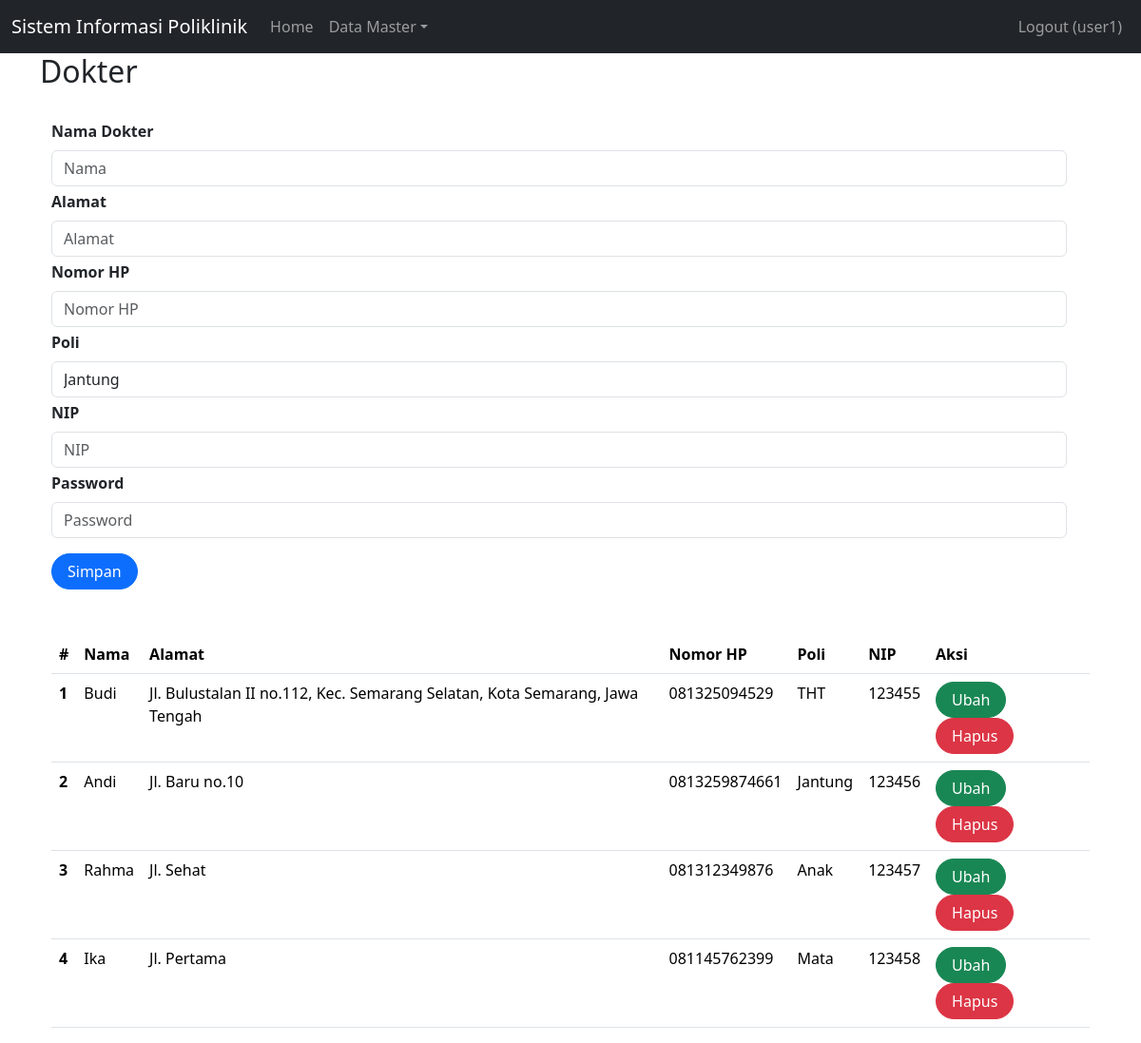
Page /index.php?page=dokter (signed in) on the committed database.
### tables this page shows
CREATE TABLE `dokter` (
  `id` int(11) NOT NULL,
  `nama` varchar(255) NOT NULL,
  `alamat` varchar(255) NOT NULL,
  `no_hp` varchar(50) NOT NULL,
  `id_poli` int(11) NOT NULL,
  `nip` varchar(255) NOT NULL,
  `password` varchar(50) NOT NULL
);

CREATE TABLE `poli` (
  `id` int(11) NOT NULL,
  `nama_poli` varchar(255) NOT NULL,
  `keterangan` text NOT NULL
);

### dokter.php (the view, shortened to what this page needs)
<h2>Dokter</h2>
<br>
<div class="container">
    <form class="form row" method="POST" action="" name="myForm" onsubmit="return(validate());">
        <?php
        $nama = '';
        $alamat = '';
        $no_hp = '';
        $id_poli = '';
        $nip = '';
        $password = '';
        ?>
        <div class="row">
            <label for="inputNama" class="form-label fw-bold">
                Nama Dokter
            </label>
            <div>
                <input type="text" class="form-control" name="nama" id="inputNama" placeholder="Nama" value="<?php echo $nama ?>">
            </div>
        </div>
        <div class="row mt-1">
            <label for="inputAlamat" class="form-label fw-bold">
                Alamat
            </label>
            <div>
                <input type="text" class="form-control" name="alamat" id="inputAlamat" placeholder="Alamat" value="<?php echo $alamat ?>">
            </div>
        </div>
        <div class="row mt-1">
            <label for="inputNoHP" class="form-label fw-bold">
                Nomor HP
            </label>
            <div>
                <input type="text" class="form-control" name="no_hp" id="inputNoHP" placeholder="Nomor HP" value="<?php echo $no_hp ?>">
            </div>
        </div>
        <div class="row mt-1">
            <label for="inputPoli" class="form-label fw-bold">
                Poli
            </label>
            <div>
                <select class="form-control" name="id_poli" id="inputPoli">
                    <?php
                    $result_poli = mysqli_query($mysqli, "SELECT * FROM poli");
                    while ($data_poli = mysqli_fetch_array($result_poli)) {
                        $selected = ($id_poli == $data_poli['id']) ? 'selected' : '';
                        echo "<option value='" . $data_poli['id'] . "' $selected>" . $data_poli['nama_poli'] . "</option>";
                    }
                    ?>
                </select>
            </div>
        </div>
        <div class="row mt-1">
            <label for="inputNIP" class="form-label fw-bold">
                NIP
            </label>
            <div>
                <input type="text" class="form-control" name="nip" id="inputNIP" placeholder="NIP" value="<?php echo $nip ?>">
            </div>
        </div>
        <div class="row mt-1">
            <label for="inputPassword" class="form-label fw-bold">
                Password
            </label>
            <div>
                <input type="password" class="form-control" name="password" id="inputPassword" placeholder="Password" value="<?php echo $password ?>">
            </div>
        </div>
        <div class="row mt-3">
            <div class=col>
                <button type="submit" class="btn btn-primary rounded-pill px-3 mt-auto" name="simpan">Simpan</button>
            </div>
        </div>
    </form>
    <br>
    <br>
    <table class="table table-hover">
        <thead>
            <tr>
                <th scope="col">#</th>
                <th scope="col">Nama</th>
                <th scope="col">Alamat</th>
                <th scope="col">Nomor HP</th>
                <th scope="col">Poli</th>
                <th scope="col">NIP</th>
                <th scope="col">Aksi</th>
            </tr>
        </thead>
        <tbody>
            <?php
            $result = mysqli_query($mysqli, "SELECT dokter.*, poli.nama_poli FROM dokter JOIN poli ON dokter.id_poli = poli.id");
            $no = 1;
            while ($data = mysqli_fetch_array($result)) {
            ?>
                <tr>
                    <th scope="row"><?php echo $no++ ?></th>
                    <td><?php echo $data['nama'] ?></td>
                    <td><?php echo $data['alamat'] ?></td>
                    <td><?php echo $data['no_hp'] ?></td>
                    <td><?php echo $data['nama_poli'] ?></td>
                    <td><?php echo $data['nip'] ?></td>
                    <td>
                        <a class="btn btn-success rounded-pill px-3" href="index.php?page=dokter&id=<?php echo $data['id'] ?>">Ubah</a>
                        <a class="btn btn-danger rounded-pill px-3" href="index.php?page=dokter&id=<?php echo $data['id'] ?>&aksi=hapus">Hapus</a>
                    </td>
                </tr>
            <?php
            }
            ?>
        </tbody>
    </table>
</div>

### index.php (shortened to what this page needs)
<!doctype html>
<html lang="en">
<head>
    <link href="https://cdn.jsdelivr.net/npm/bootstrap@5.3.2/dist/css/bootstrap.min.css" rel="stylesheet">
</head>
<body>
    <nav class="navbar navbar-expand-lg navbar-dark bg-dark">
        <div class="container-fluid">
            <a class="navbar-brand" href="#">Sistem Informasi Poliklinik</a>
            <div class="collapse navbar-collapse" id="navbarNavDropdown">
                <ul class="navbar-nav">
                    <li class="nav-item">
                        <a class="nav-link" aria-current="page" href="index.php">Home</a>
                    </li>
                    <?php
                    if (isset($_SESSION['username'])) {
                    ?>
                        <li class="nav-item dropdown">
                            <a class="nav-link dropdown-toggle" href="#" role="button" data-bs-toggle="dropdown" aria-expanded="false">Data Master</a>
                        </li>
                    <?php
                    }
                    ?>
                </ul>
                <?php
                if (isset($_SESSION['username'])) {
                ?>
                    <ul class="navbar-nav ms-auto">
                        <li class="nav-item">
                            <a class="nav-link" href="Logout.php">Logout (<?php echo $_SESSION['username'] ?>)</a>
                        </li>
                    </ul>
                <?php
                }
                ?>
            </div>
        </div>
    </nav>
    <main role="main" class="container">
        <?php
        if (isset($_GET['page'])) {
            include($_GET['page'] . ".php");
        }
        ?>
    </main>
</body>
</html>

### rows in the picture
dokter: nama "Budi", alamat "Jl. Bulustalan II no.112, Kec. Semarang Selatan, Kota Semarang, Jawa Tengah", no_hp "081325094529", id_poli.nama_poli "THT", nip "123455"
dokter: nama "Andi", alamat "Jl. Baru no.10", no_hp "0813259874661", id_poli.nama_poli "Jantung", nip "123456"
dokter: nama "Rahma", alamat "Jl. Sehat", no_hp "081312349876", id_poli.nama_poli "Anak", nip "123457"
dokter: nama "Ika", alamat "Jl. Pertama", no_hp "081145762399", id_poli.nama_poli "Mata", nip "123458"

### other values in the picture
$_SESSION['username'] "user1"
form field id_poli "Jantung"
